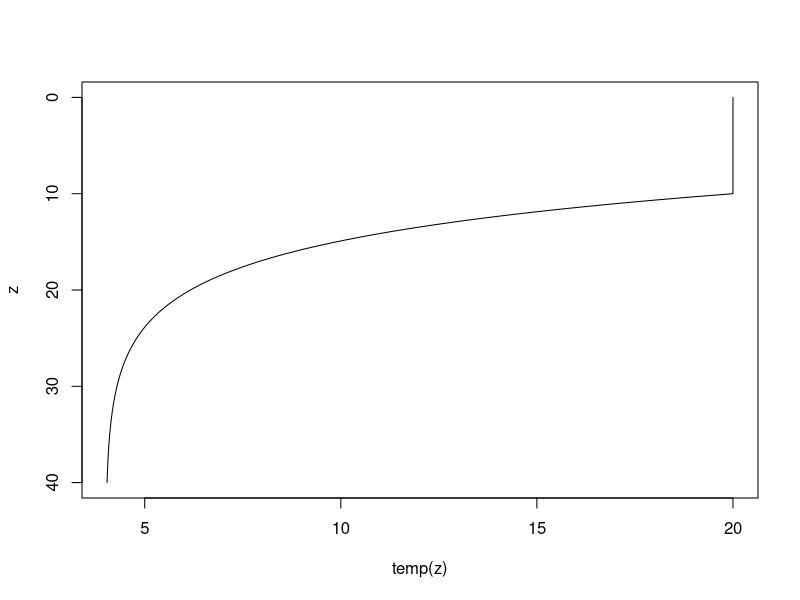
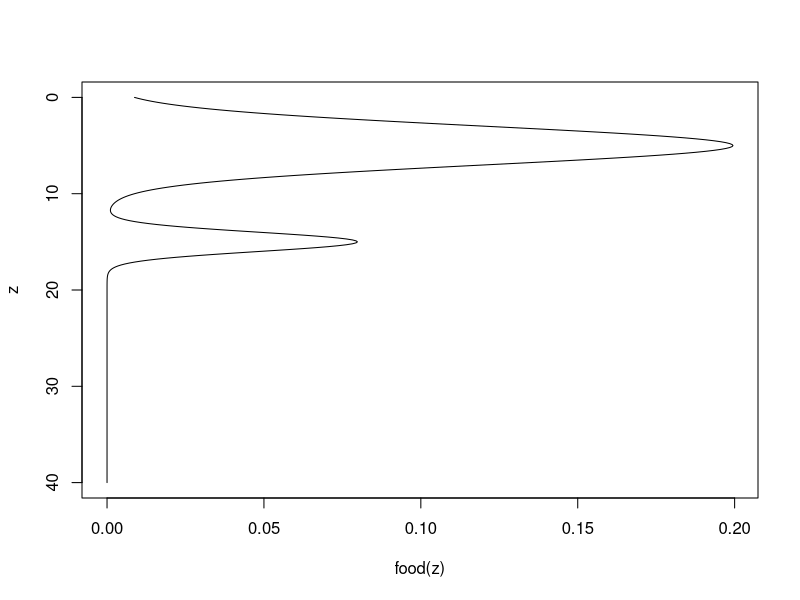

Here is the R script that generated these plots, in order:
## simple functions to emulate vertical gradients of temperature and food
## in a lake

z <-seq(0, 40, 0.1)

temp <- function(z, zmix = 10, k= -0.2) {
  ifelse(z < zmix, 20, 4 + 16 * exp(k * (z - zmix)))
}

plot(temp(z), z, ylim=c(40,0), type="l")

food <- function(z) {
  dnorm(z, mean=5, sd=2) + 0.2 * dnorm(z, mean=15,sd=1)
}

plot(food(z), z, ylim=c(40,0), type="l")
